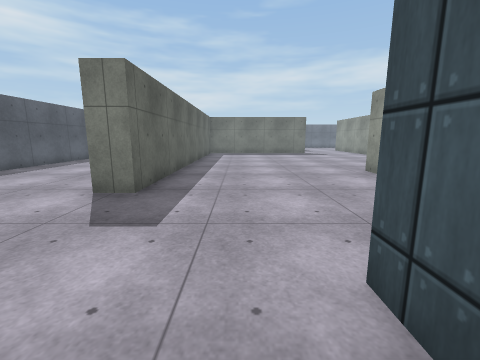
View 1 (above)

24 first-person views from a walk through a Unity game level. The camera is 1.3 m above the floor, tilts 10° down and sees 90° across. The floor is counted in squares, 1 m on a side. Each view is taken from the middle of a square. On the plan, view 1 faces up. The plan holds only what a view shows up to about 12 squares ahead; the rest is blank. The player is left out. Surface patterns are stand-ins for the level's own textures.

View 2
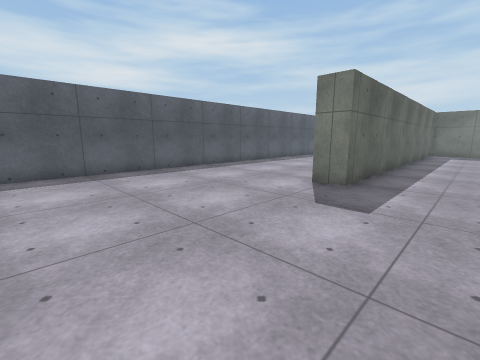

View 3
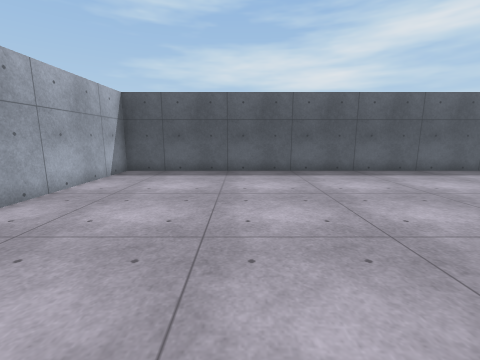

View 4
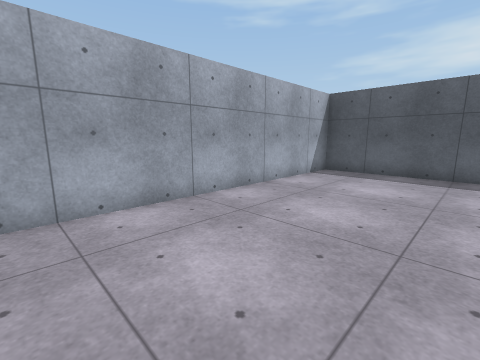

View 5
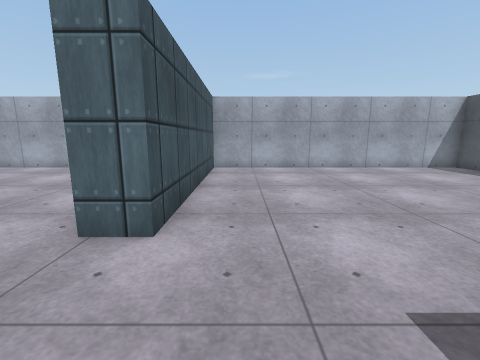

View 6
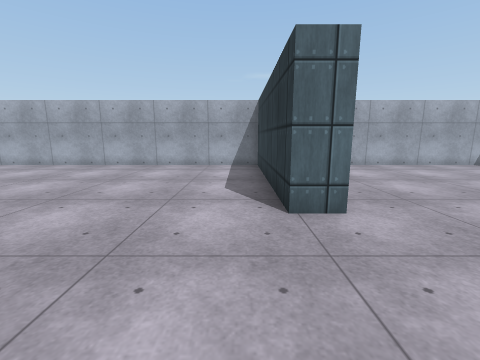

View 7
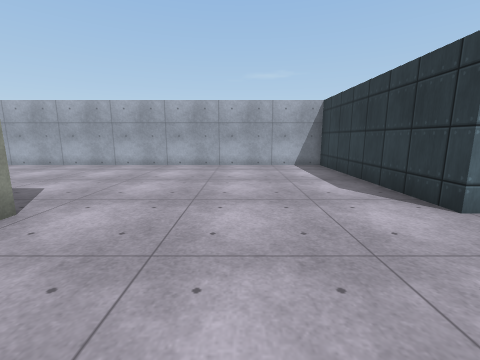

View 8
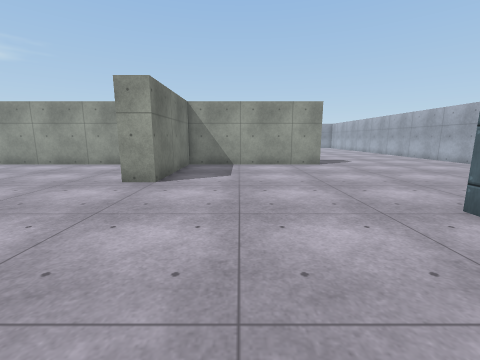

View 9
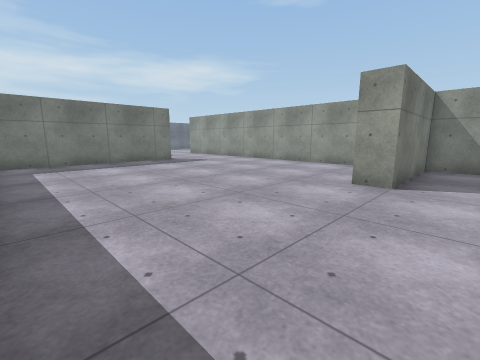

View 10
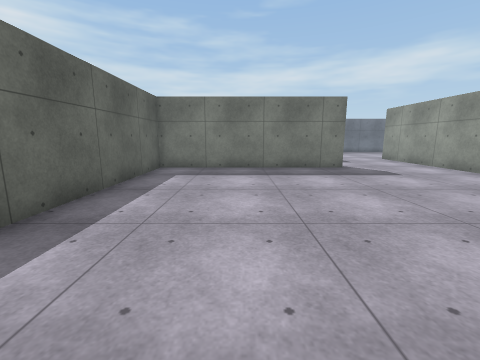

View 11
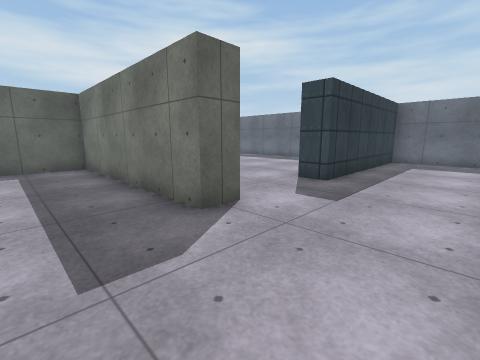

View 12
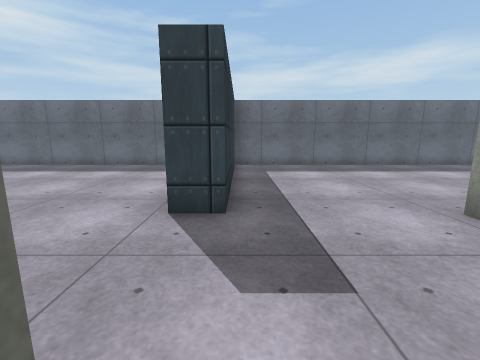

View 13
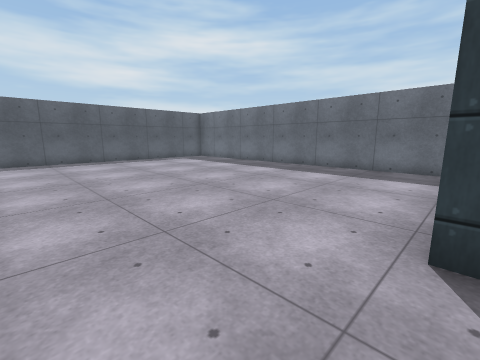

View 14
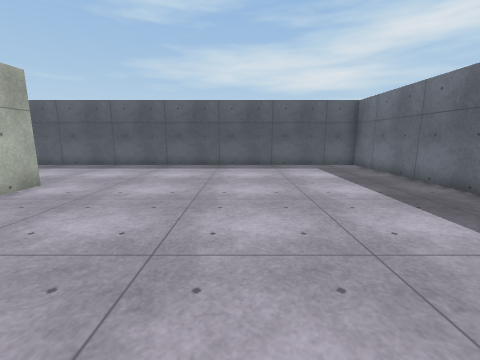

View 15
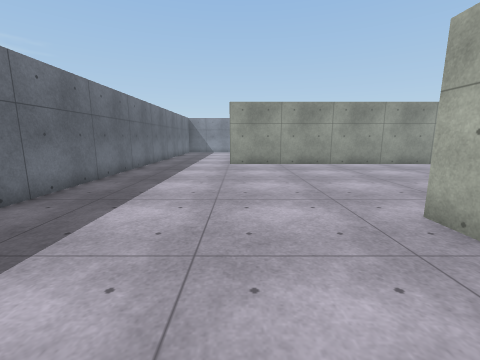

View 16
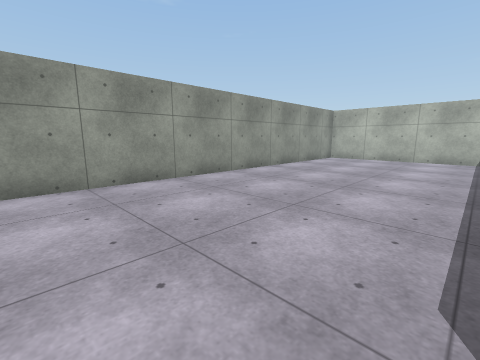

View 17
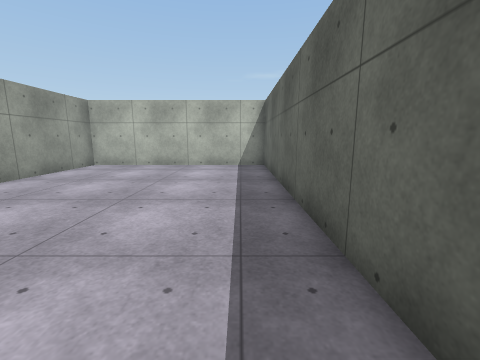

View 18
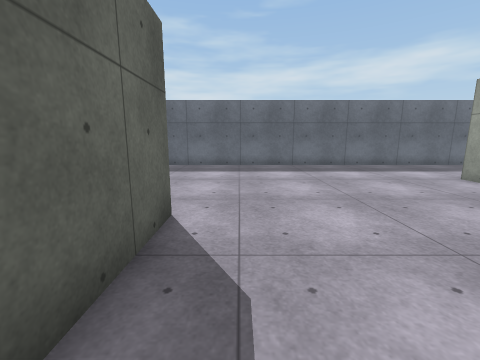

View 19
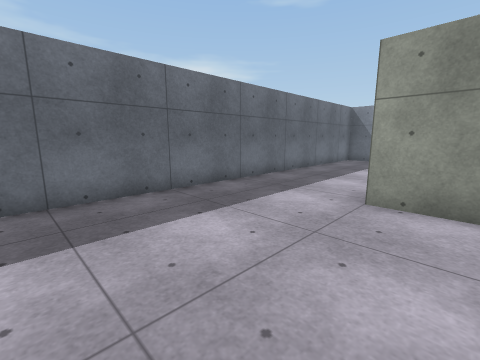

View 20
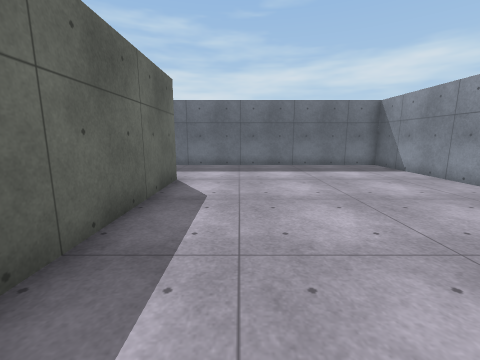

View 21
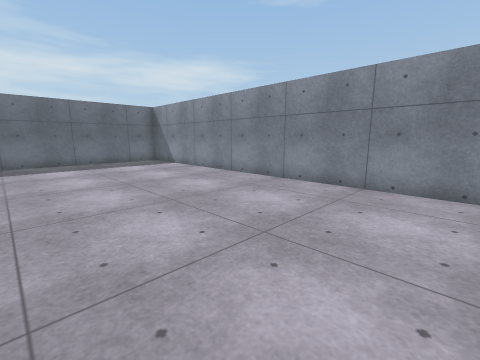

View 22
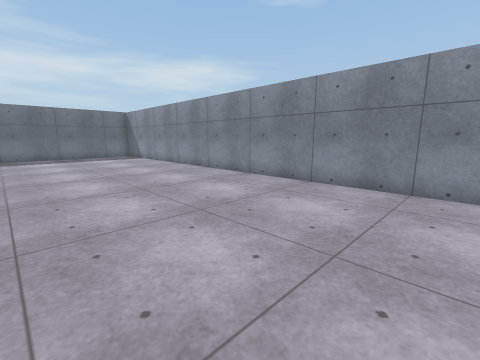

View 23
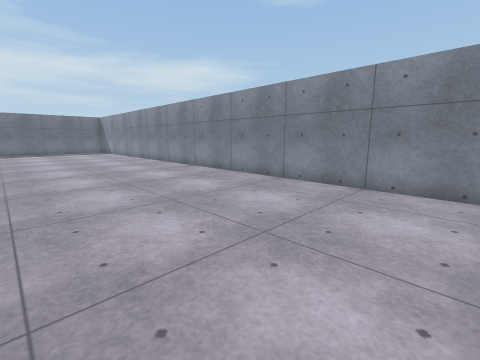

View 24
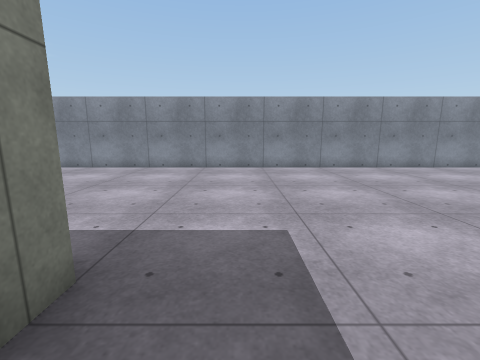

### Floor plan
Points are (right, up) in squares from view 1. A wall is a line through its corners. A room is listed if a view was taken in it or the views show most of it. See-through windows are left out.
Room 1 (views 1, 2, 3, 4, 14)
walls: (-9.5, 12.2) (-9.5, -5.5) (1.2, -5.5) (1.2, 2); (-4.5, 21.5) (-3.4, 21.5); (-2.5, 5.6) (-3.5, 5.6); (4.2, 32.5) (-9.5, 32.5) (-9.5, 17.2)
ways out: opening at (-0.4, 4.8) to room 2; opening at (4.3, 23) to room 2
Room 2 (views 5, 6, 7, 8, 9, 10, 11, 12, 13, 15, 16, 17, 18, 19, 20, 21, 22, 23, 24)
walls: (9.8, 11.1) (9.8, 22.2); (20, 8.5) (19.4, 8.5); (10.8, 20) (10.8, 9.5) (19, 9.5) (19, 28.5); (9.8, 2) (9.8, 8.5) (5, 8.5) (5, 9.5); (5.5, 21.5) (5.5, 20.5) (-2.5, 20.5) (-2.5, 5.6); (9.9, 24.9) (10.8, 24.9) (10.8, 22); (20, 28.5) (20, 22.8); (1.2, 2) (2.1, 2) (2.1, -5.5) (17.2, -5.5); (5.8, 32) (5.8, 25) (4.8, 25); (28.5, -3.5) (28.5, 32.5) (5.8, 32.5)
ways out: opening at (-0.4, 4.8) to room 1; opening at (4.3, 23) to room 1

Positions as (right, up) in squares from view 1, and headings:
1: (0, 0), facing up
2: (0, -1), facing up-left
3: (0, -1), facing left
4: (0, -1), facing down-left
5: (0, 5), facing down
6: (3, 6), facing down
7: (6, 6), facing down
8: (-2, 6), facing right
9: (-2, 7), facing up-right
10: (1, 10), facing up
11: (9, 18), facing up-left
12: (6, 21), facing up
13: (5, 22), facing up-left
14: (2, 27), facing left
15: (7, 28), facing right
16: (12, 25), facing down-right
17: (12, 21), facing down
18: (12, 21), facing up
19: (14, 27), facing up-right
20: (22, 21), facing up
21: (22, 19), facing up-right
22: (22, 15), facing up-right
23: (22, 9), facing up-right
24: (18, 7), facing right
